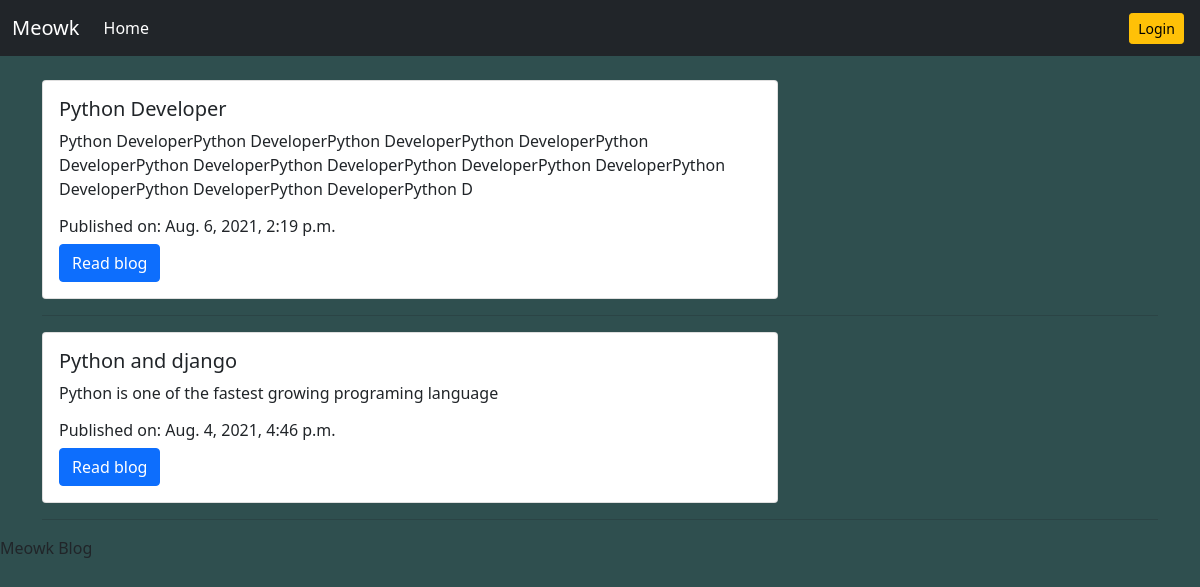
The app's page /, older data.
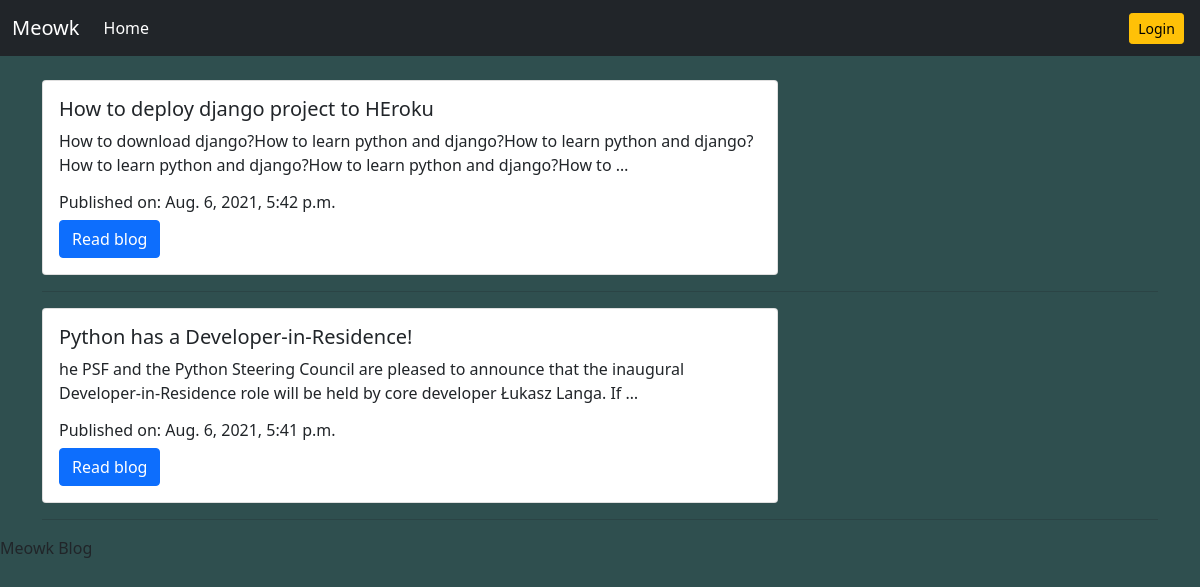
The same page, newer data.
### blog/models.py (models this page shows, shortened)
class Post(models.Model):
    CATEGORY = (
        ('Tech', 'Tech'),
        ('Social', 'Social')
    )
    blogger = models.ForeignKey(Blogger, null=True, on_delete=models.SET_NULL)
    title = models.CharField(max_length=200, null=True)
    body = models.TextField(max_length=100000000000000, null=True)
    category = models.CharField(max_length=200, null=True, choices=CATEGORY)
    tags = models.ManyToManyField(Tag)
    date_created = models.DateTimeField(auto_now_add=True, null=True)

### blog/views.py (the view)
# urls.py: path('', views.home, name="home"),
def home(request):
    posts = Post.objects.all().order_by('date_created',)[::-1]
    context = {
        'posts': posts
    }
    return render(request, 'blog/home.html', context)

### blog/models.py (called while the page is built)
    def __str__(self):
        return self.name

### blog/templates/blog/home.html
{% extends 'blog/main.html' %}
{% load static %}
{% block content %}
{% include 'blog/navbar.html' %}
<div class="container">
<br />
{% for post in posts %}
<div class="row">
  <div class="col-md-8">
  <div class="card">
    <div class="card-body">
      <h5 class="card-title">{{post.title}}</h5>
      <p class="card-text">{{post.body|truncatewords:25}}</p>
      <h6>Published on: {{post.date_created}}</h6>
      <a href="{% url 'post' post.id %}" class="btn btn-primary">Read blog</a>
    </div>
  </div>
  </div>
  </div>
  <hr>
{% endfor %}
</div>
{% endblock content %}

### blog/templates/blog/main.html (shortened to what this page needs)
<!DOCTYPE html>
{% load static %}
<html lang="en">
<head>
<link href="https://cdn.jsdelivr.net/npm/bootstrap@5.0.2/dist/css/bootstrap.min.css" rel="stylesheet">
<link rel="stylesheet" href="{% static 'css/main.css' %}">
</head>
<body>
    {% block content %}
    {% endblock content %}
    <footer>
        Meowk Blog
    </footer>
</body>
</html>

### blog/templates/blog/navbar.html (shortened to what this page needs)
<nav class="navbar navbar-expand-lg navbar-dark bg-dark">
    <div class="container-fluid">
      <a class="navbar-brand" href="{% url 'home' %}">Meowk</a>
      <div class="collapse navbar-collapse" id="navbarSupportedContent">
        <ul class="navbar-nav me-auto mb-2 mb-lg-0">
          <li class="nav-item">
            <a class="nav-link active" aria-current="page" href="{% url 'home' %}">Home</a>
          </li>
        </ul>
        {% if not request.user.is_authenticated %}
        <div class="d-flex">
          <ul class="navbar-nav me-auto mb-2 mb-lg-0">
          <li class="nav-item"><a class="btn btn-sm btn-warning" id="nav-button" href="{% url 'login-user' %}">Login</a></li>&nbsp;
        </ul>
        </div>
        {% endif %}
      </div>
    </div>
  </nav>

### static/css/main.css (style rules this page uses)
body { background-color: darkslategrey; }

Row changes from the older to the newer data that the page shows:
removed Post: title "Python Developer", body "Python DeveloperPython DeveloperPython DeveloperPython DeveloperPython DeveloperPython DeveloperPython DeveloperPython DeveloperPython DeveloperPython DeveloperPython DeveloperPython DeveloperPython D", date_created "Aug. 6, 2021, 2:19 p.m."
removed Post: title "Python and django", body "Python is one of the fastest growing programing language", date_created "Aug. 4, 2021, 4:46 p.m."
added Post: title "How to deploy django project to HEroku", body "How to download django?How to learn python and django?How to learn python and django?How to learn python and django?How to learn python and django?How to …", date_created "Aug. 6, 2021, 5:42 p.m."
added Post: title "Python has a Developer-in-Residence!", body "he PSF and the Python Steering Council are pleased to announce that the inaugural Developer-in-Residence role will be held by core developer Łukasz Langa. If …", date_created "Aug. 6, 2021, 5:41 p.m."
